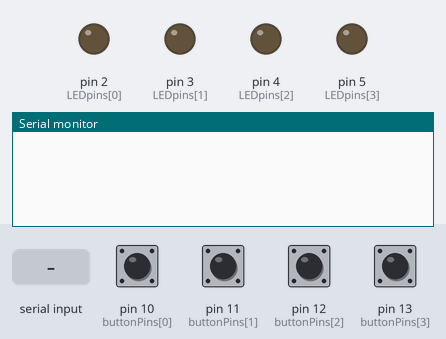
The sketch below on a simulated Arduino Uno, built with avr-gcc and run on an emulated ATmega328P. Shown: output pins drawn as LEDs (lit = HIGH), the last lines printed to the serial monitor. Inputs (shaded band) come from the test bench; at power-on: pin 10 (buttonPins[0]), pin 11 (buttonPins[1]), pin 12 (buttonPins[2]), pin 13 (buttonPins[3]) HIGH.

Above: at 1.2 s.
1.3 s: "GET BUTTON\n" received over Serial
At 2.5 s:
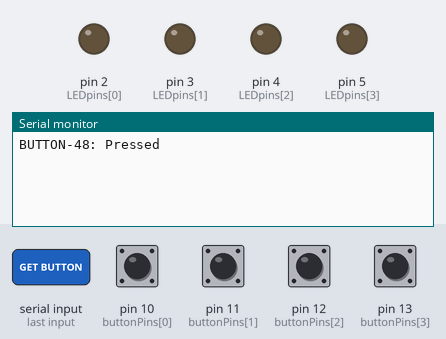
2.8 s: "GET ALL\n" received over Serial
At 3.4 s:
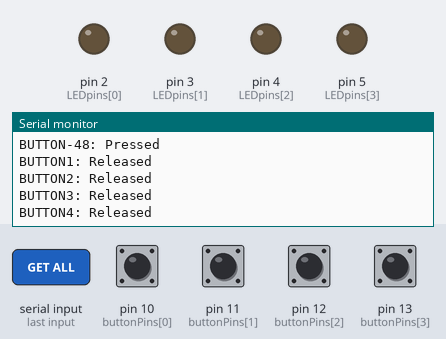
Timing chart, 0 to 5.8 s (numbered marks = the images above; inputs shaded):
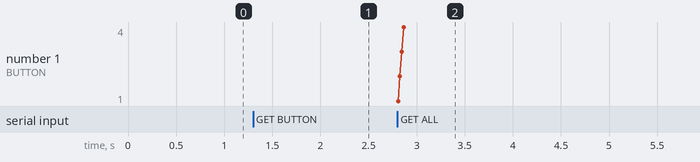

Measured:
- after the input at 1.3 s, the serial monitor: prints a new line at once (image 1)
- after the input at 2.8 s, the serial monitor: prints a new line at once (image 2)

The sketch:

Basic_Serial_Interface_With_Hardware.ino
```cpp
const int LEDpins[4] = {2,3,4,5};
const int buttonPins[4] = {10,11,12,13};
bool ledState[4] = {LOW,LOW,LOW,LOW};

const int LED_STRING_NUM_POS = 7; //position in the array to find LED number
const int ALL_LED_STRING_NUM_POS = 9;
const int BUTTON_STRING_NUM_POS = 10; //position in the array to find BUTTON number
const int F_ASCII = 70;
const int N_ASCII = 78;
const int NUM_OFFSET = 49; //ascii offset for numbers 1-4

void setup()
{
  Serial.begin(9600);
  //set up the pins
  for (int pin = 0; pin<=3; pin++)
    pinMode(LEDpins[pin], OUTPUT);
  for (int but = 0; but <=3; but++)
    pinMode(buttonPins[but], INPUT_PULLUP);
}

void loop()
{
  //gets the input from the Serial Monitor
  if (Serial.available())
  {
    String command = Serial.readStringUntil('\n');
    //checks the command
    if(command.startsWith("SET LED")) //command for toggling individua LEDs (SET LED[num])
    {
      int ledNum = command[LED_STRING_NUM_POS];
      setLED(ledNum-NUM_OFFSET);
    }
    else if (command.startsWith("SET ALL")) //command for setting all LEDs (SET ALL ON/OFF)
    {
      if (command[ALL_LED_STRING_NUM_POS] == N_ASCII)
      {
        setAllON();
      }
      else if (command[ALL_LED_STRING_NUM_POS] == F_ASCII)
      {
        setAllOFF();
      }
    }
    else if (command.startsWith("GET BUTTON")) //command for getting state individual buttons (SET BUTTON[num])
    {
      int butNum = command[BUTTON_STRING_NUM_POS];
      getButton(butNum-NUM_OFFSET);
    }
    else if (command == "GET ALL") //command for getting states of all buttons
      getALL();
  }

}

//function to set individual LEDS
void setLED(int pin)
{
  if (ledState[pin] == LOW)
  {
    digitalWrite(LEDpins[pin],HIGH);
    ledState[pin] = !ledState[pin];
  }
  else
  {
    digitalWrite(LEDpins[pin],LOW);
    ledState[pin] = !ledState[pin];
  }
}

//functions to set all LEDs
void setAllON()
{
  for (int n = 0; n <= 3; n++)
  {
    digitalWrite(LEDpins[n], HIGH);
    ledState[n] = HIGH;
  }
}

void setAllOFF()
{
  for (int n = 0; n <= 3; n++)
  {
    digitalWrite(LEDpins[n], LOW);
    ledState[n] = LOW;
  }
}


//function to get individual button states
void getButton(int button)
{
  int state = digitalRead(buttonPins[button]);
  Serial.print("BUTTON");
  Serial.print(button+1);
  Serial.print(":");

  if (state == 1)
    Serial.print(" Released");
  else if (state == 0)
    Serial.print(" Pressed");

  Serial.print('\n');
}

//function to get all button states
void getALL()
{
  for (int i = 0; i <= 3; i++)
  {
    getButton(i);
  }
}
```
